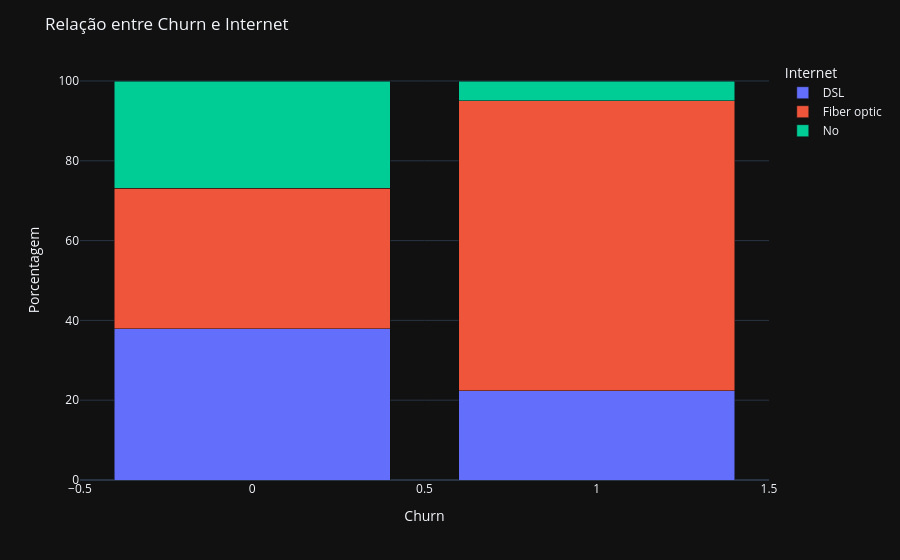

Notebook cell for this chart:
### Markdown cell above
3. Apesar da fibra ótica ser um serviço de internet mais moderno e veloz, nessa análise aparece com maior frequência de Churn. Seria interessante avaliar a qualidade do serviço para entender o que pode estar motivando os clientes a desistirem dos contratos por fibra ótica mais do que outros.

### Code cell
df_grouped = df.groupby(['Churn', 'Servico_Internet']).size().reset_index(name='count')
total_por_churn = df_grouped.groupby('Churn')['count'].transform('sum')
df_grouped['percent'] = (df_grouped['count'] / total_por_churn) * 100

fig = px.bar(df_grouped, x='Churn', y='percent', color='Servico_Internet', barmode='stack',
             labels={'Churn': 'Churn', 'percent': 'Porcentagem', 'Servico_Internet': 'Internet'})

fig.update_layout(title='Relação entre Churn e Internet',
                  yaxis_title='Porcentagem',
                  legend_title='Internet')
fig.show()

### Figure 1 — Plotly figure (JSON) as saved in the notebook; plotly's stock layout.template omitted (floating-point values rounded to 4 significant figures)
{"data": [{"hovertemplate": "Internet=DSL<br>Churn=%{x}<br>Porcentagem=%{y}<extra></extra>", "legendgroup": "DSL", "marker": {"color": "#636efa", "pattern": {"shape": ""}}, "name": "DSL", "orientation": "v", "showlegend": true, "textposition": "auto", "x": [0, 1], "xaxis": "x", "y": [37.86, 22.41], "yaxis": "y", "type": "bar"}, {"hovertemplate": "Internet=Fiber optic<br>Churn=%{x}<br>Porcentagem=%{y}<extra></extra>", "legendgroup": "Fiber optic", "marker": {"color": "#EF553B", "pattern": {"shape": ""}}, "name": "Fiber optic", "orientation": "v", "showlegend": true, "textposition": "auto", "x": [0, 1], "xaxis": "x", "y": [35.25, 72.64], "yaxis": "y", "type": "bar"}, {"hovertemplate": "Internet=No<br>Churn=%{x}<br>Porcentagem=%{y}<extra></extra>", "legendgroup": "No", "marker": {"color": "#00cc96", "pattern": {"shape": ""}}, "name": "No", "orientation": "v", "showlegend": true, "textposition": "auto", "x": [0, 1], "xaxis": "x", "y": [26.89, 4.946], "yaxis": "y", "type": "bar"}], "layout": {"xaxis": {"anchor": "y", "domain": [0.0, 1.0], "title": {"text": "Churn"}}, "yaxis": {"anchor": "x", "domain": [0.0, 1.0], "title": {"text": "Porcentagem"}}, "legend": {"title": {"text": "Internet"}, "tracegroupgap": 0}, "margin": {"t": 60}, "barmode": "stack", "title": {"text": "Relação entre Churn e Internet"}}}
